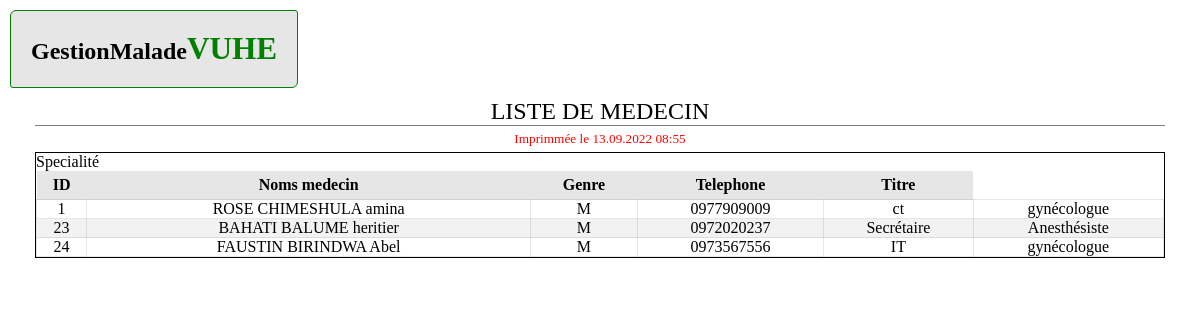
Page /etatSortie/listeMedecin/content.php on the committed database.
### tables this page shows
CREATE TABLE IF NOT EXISTS `medecin` (
  `idmed` int(11) NOT NULL AUTO_INCREMENT,
  `nomsmed` varchar(25) NOT NULL,
  `sexemed` varchar(10) NOT NULL,
  `phonemed` varchar(20) NOT NULL,
  `titremed` varchar(25) NOT NULL,
  `specialitemed` varchar(25) NOT NULL,
  PRIMARY KEY (`idmed`)
);

### etatSortie/listeMedecin/content.php (the view, shortened to what this page needs)
<!DOCTYPE html>
<html lang="en">
<head>
</head>
<body>
    <h2 class="titre">GestionMalade<span>VUHE</span> </h2>
  <header>
    <h2>LISTE DE MEDECIN</h2>
    <h5> Imprimmée le <?= date("d.m.Y h:i") ?></h5>
  </header>
  <div class="tab">
  <table>
         <thead>
             <tr>
             <th>ID</th>
            <th> Noms medecin</th>
              <th>Genre</th>
               <th>Telephone</th>
               <th>Titre </th
               <th>Specialité </th
         </thead>
         <tbody>
      <?php
      require '../../Fichier_PHP/pdo.php';
       $sql="SELECT * FROM medecin";
        $req=$pdo->prepare($sql);
        $req->execute();
        $tab=$req->fetchAll(PDO::FETCH_ASSOC);
        foreach($tab as $data){
                ?>
                 <tr>
               <td><?= $idmed=$data['idmed'] ?></td>
               <td><?= $nomsmed=$data['nomsmed'] ?></td>
               <td><?= $sexemed=$data['sexemed'] ?></td>
               <td><?= $phonemed=$data['phonemed'] ?></td>
               <td><?= $titremed=$data['titremed'] ?></td>
               <td><?= $specialitemed=$data['specialitemed'] ?></td>
                 </tr>
                 <?php } ?>
             </tbody>
  </table>
  </div>
</body>
</html>

### etatSortie/listeMedecin/content.php (style rules this page uses)
* { padding: 0; margin: 0; font-family: 'Franklin Gothic Medium', 'Times New Roman', Times, serif; }
body { padding: 5px; }
.titre { background:rgba(128, 128, 128, 0.2); padding: 20px; margin: 5px 5px; display: inline-block; border-radius: 6px 3px; border: 0.2px solid green; }
.titre span { color: green; font-size: 1.3em; }
header { width: 100%; }
header h2 { text-align: center; margin: 5px 30px; border-bottom: 0.2px solid gray; font-weight: 100; }
header h5 { text-align: center; margin: 5px 30px; color: red; font-weight: 100; }
.tab { margin: 5px 30px; border: 0.2px solid black; }
.tab table { border-collapse: collapse; width: 100%; }
.tab table thead { background: rgba(128, 128, 128, 0.2); color: black; }
.tab table thead tr th { padding: 5px 2px; }
.tab table tbody { text-align: center; }
.tab table tbody tr td { border: 0.1px solid rgba(128, 128, 128, 0.2); }
.tab table tbody tr:nth-child(even) { background: rgba(128, 128, 128, 0.1); }

### rows in the picture
medecin: idmed "1", nomsmed "ROSE CHIMESHULA amina", sexemed "M", phonemed "0977909009", titremed "ct", specialitemed "gynécologue"
medecin: idmed "23", nomsmed "BAHATI BALUME heritier", sexemed "M", phonemed "0972020237", titremed "Secrétaire", specialitemed "Anesthésiste"
medecin: idmed "24", nomsmed "FAUSTIN BIRINDWA Abel", sexemed "M", phonemed "0973567556", titremed "IT", specialitemed "gynécologue"
